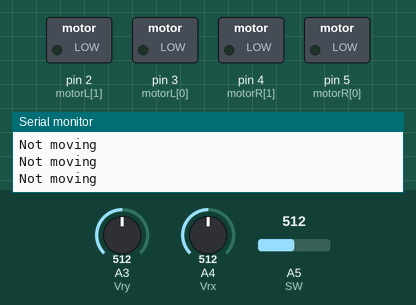
Simulated run of this sketch. Board: Arduino Uno, built with avr-gcc and run on an emulated ATmega328P. On the bench: switched loads named in the sketch (green lamp = pin HIGH), the last lines printed to the serial monitor. Inputs (shaded band) come from the test bench; at power-on: A3 (Vry) = 512, A5 (SW) = 512, A4 (Vrx) = 512. Pins used as bus, display or sensor lines are not drawn.

Above: at 1.2 s.
1.3 s: A3 (Vry) set to 210
4.3 s: A3 (Vry) set to 189
At 5.2 s:
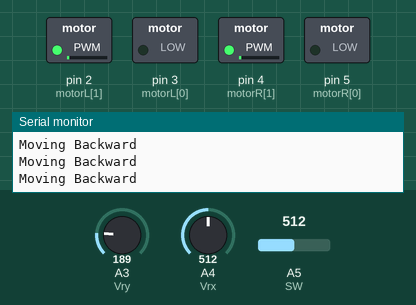
5.8 s: A5 (SW) set to 871
8.8 s: A5 (SW) set to 882
At 9.2 s:
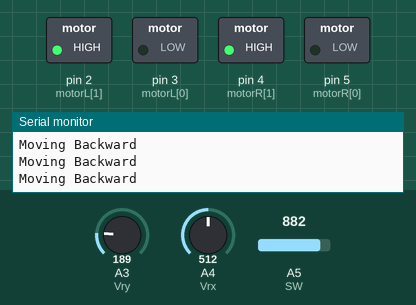
10.3 s: A4 (Vrx) set to 217
13.3 s: A4 (Vrx) set to 186
At 13.9 s:
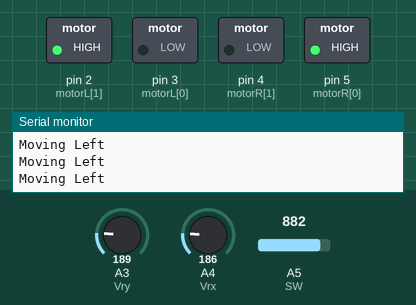
Timing chart, 0 to 15.8 s (numbered marks = the images above; inputs shaded):
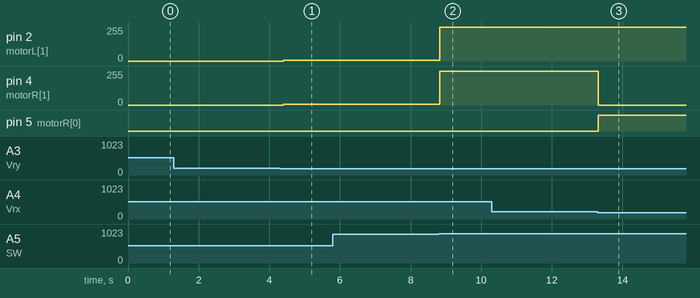

Measured:
- the behaviour switches between 881 and 882 on A5 (SW) (found by bisection; images 1 and 2)
- the behaviour switches between 200 and 199 on A4 (Vrx) (found by bisection; images 2 and 3)
- after the input at 4.3 s, pin 2 (motorL[1]), pin 4 (motorR[1]): 0/255 → 7/255 after 0.09 s
- after the input at 8.8 s, pin 2 (motorL[1]), pin 4 (motorR[1]): 7/255 → 255/255 at once
- after the input at 13.3 s, pin 4 (motorR[1]): 255/255 → 0/255 at once; pin 5 (motorR[0]): LOW → HIGH at once

The sketch:

Joystick_controlled_bot.ino
```cpp
int motorL[]={3,2};
int motorR[]={5,4};
int SW=A5;
int Vrx=A4;
int Vry=A3;
int VCC=A2;
int GND=A1;
int flag=0;

void setup()
{
  Serial.begin(9600);


    for(int i=0;i<2;i++)
    {
        pinMode(motorL[i],OUTPUT);
        pinMode(motorR[i],OUTPUT);
    }

    pinMode(VCC,OUTPUT);
    pinMode(GND,OUTPUT);

    digitalWrite(VCC,HIGH);
    digitalWrite(GND,LOW);

}

void loop()
{
  int read1= analogRead(SW);
  int read2= analogRead(Vrx);
  int read3= analogRead(Vry);

         if(digitalRead(read1)==LOW)
         { if(flag==0)
              flag=1;
           else
              flag=0;
         }
          if(flag==1)
          {
            if((read3>900))
            { Serial.println("Moving Forward");
              fwd();
            }
             else if((read2<200))
            {Serial.println("Moving Left");
              left();
            }
            else if((read2>900 ))
            {Serial.println("Moving Right");
              right();
            }
            else if((read3<200))
            {Serial.println("Moving Backward");
              bck();
            }
            else
            {Serial.println("Not moving");
            nomove();
            }

          }

          else nomove();

}


void fwd()

{
  digitalWrite(motorR[0],HIGH);
  digitalWrite(motorR[1],LOW);
  digitalWrite(motorL[0],HIGH);
  digitalWrite(motorL[1],LOW);

}
void bck()
{
  digitalWrite(motorR[0],LOW);
  digitalWrite(motorR[1],HIGH);
  digitalWrite(motorL[0],LOW);
  digitalWrite(motorL[1],HIGH);

}
void left()
{
  digitalWrite(motorR[0],HIGH);
  digitalWrite(motorR[1],LOW);
  digitalWrite(motorL[0],LOW);
  digitalWrite(motorL[1],HIGH);

}

void right()
{
  digitalWrite(motorR[0],LOW);
  digitalWrite(motorR[1],HIGH);
  digitalWrite(motorL[0],HIGH);
  digitalWrite(motorL[1],LOW);

}

void nomove()
{
  digitalWrite(motorR[0],LOW);
  digitalWrite(motorR[1],LOW);
  digitalWrite(motorL[0],LOW);
  digitalWrite(motorL[1],LOW);
}
```
